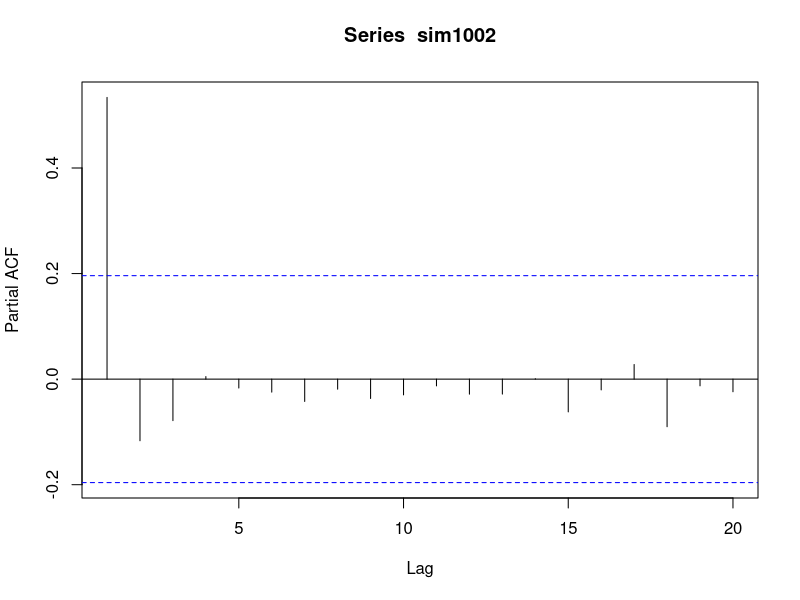
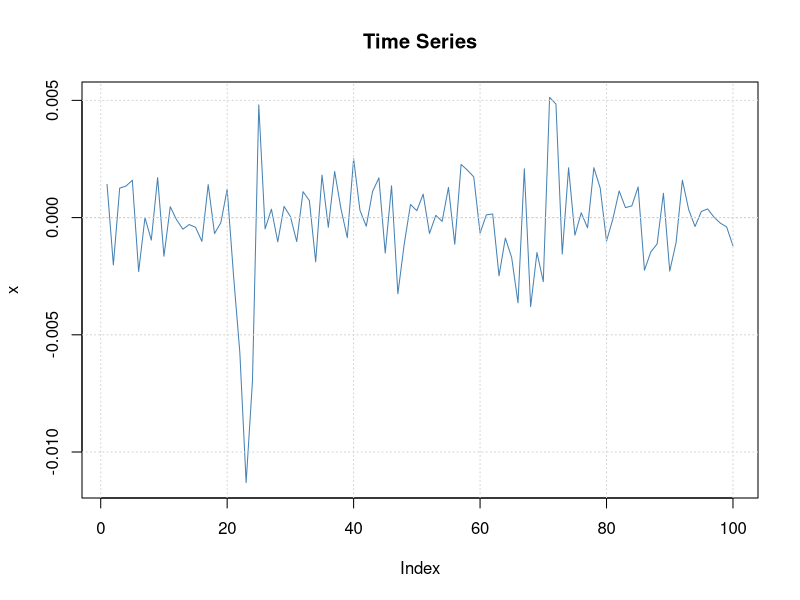
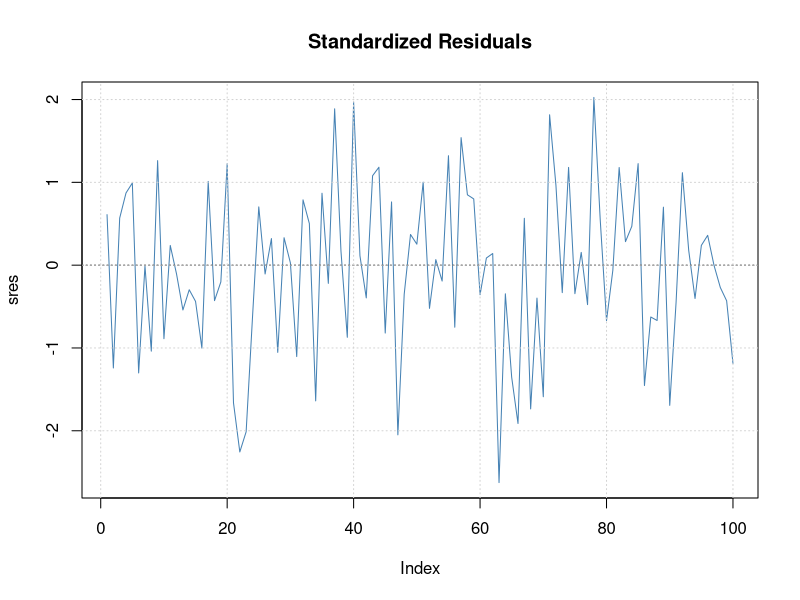
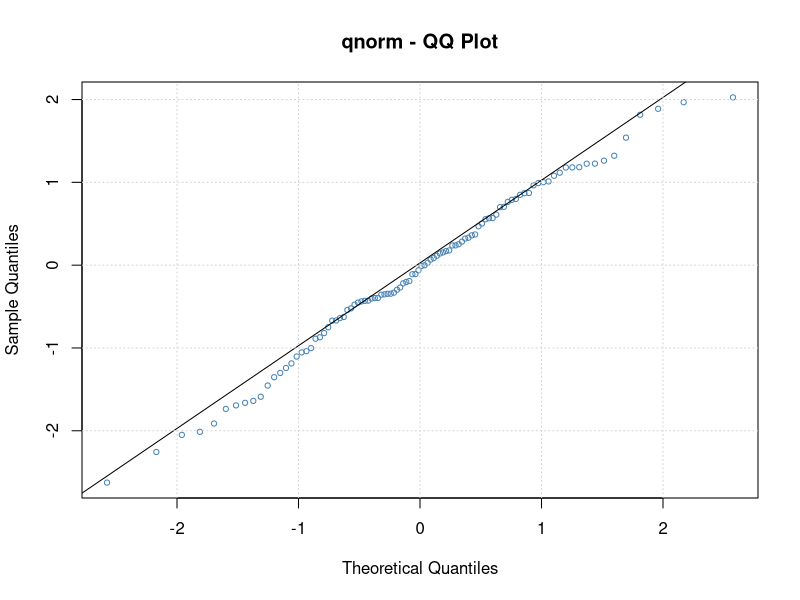
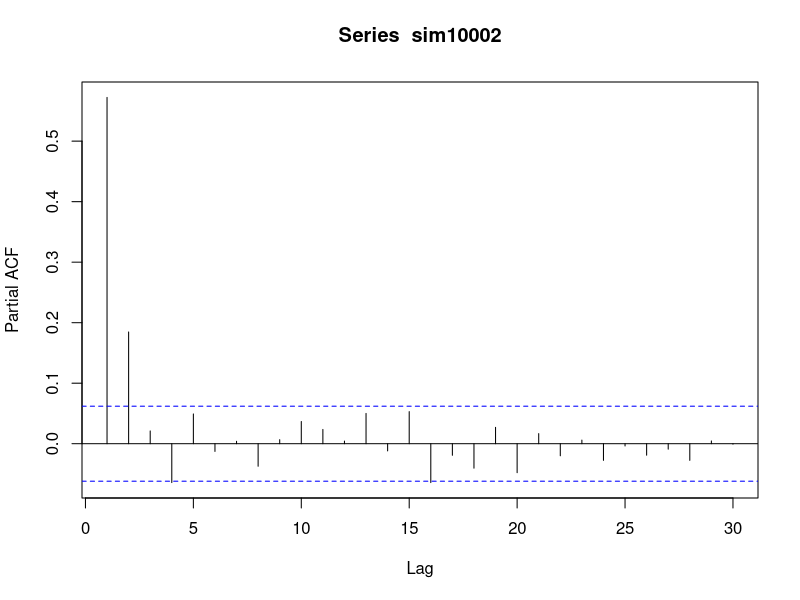
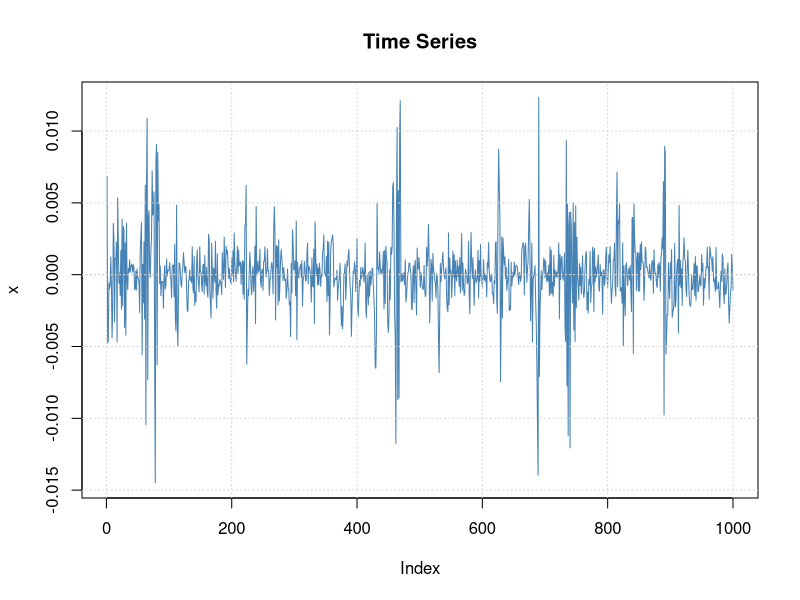
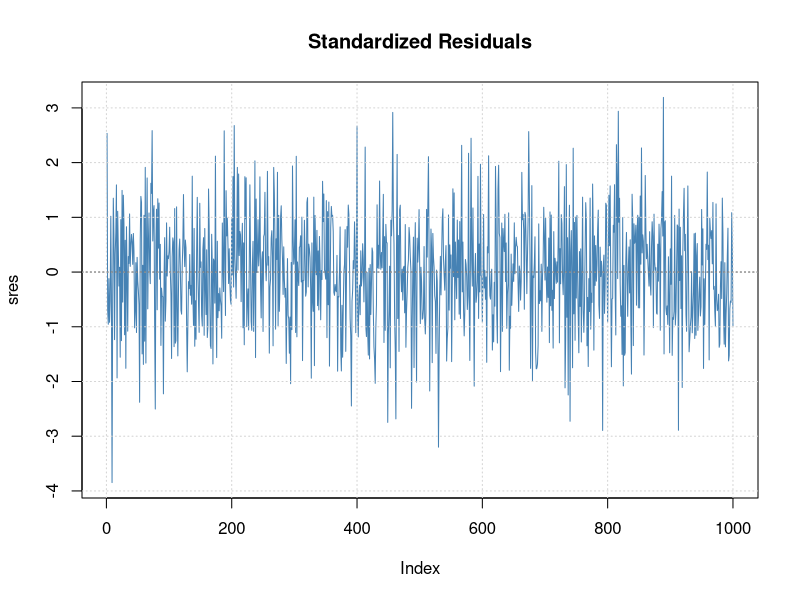
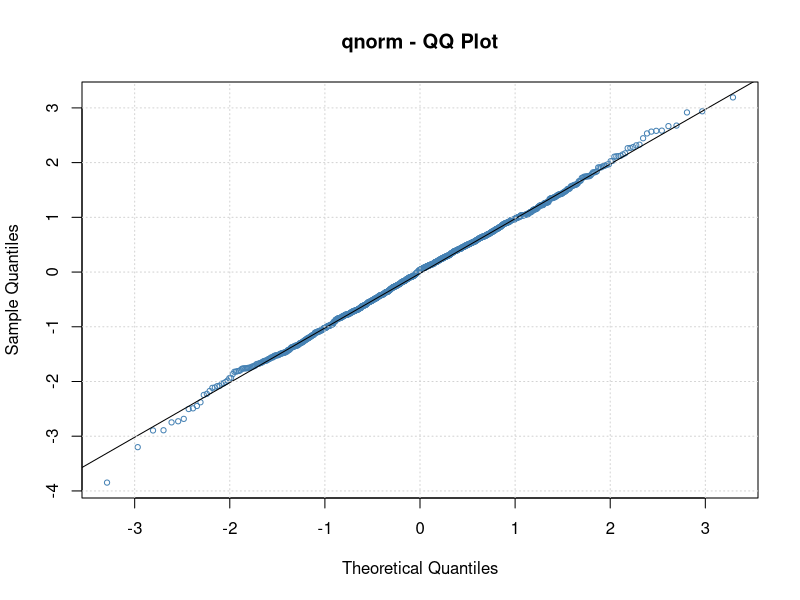

Recreate these plots in R, in order.
# clear variables and close windows
rm(list = ls(all = TRUE))
graphics.off()

# install and load packages
if(!require("fGarch")){install.packages("fGarch")};  library(fGarch)
if(!require("grid")){install.packages("grid")};  library(grid)
if(!require("gridExtra")){install.packages("gridExtra")};  library(gridExtra)

#set seed
set.seed(123456)
#simulated ARCH(1) model with n=100 with alpha=0.9 
siml100<-garchSim(spec = garchSpec(model = list(alpha = 0.9, beta = 0)),100)
#plot PACF of squared Observations
sim1002<-siml100^2
pacf(sim1002)
#ARCH model estimation
model100 <- garchFit(~garch(1), data =siml100,cond.dist = "QMLE")
summary(model100)
#plot of Time Series
plot(model100,which = 1)
#plot of Standardized Residuals
plot(model100,which = 9)
#Quantile-Quantile Plot of Standardized Residuals
plot(model100,which = 13)

#now the same for n=1000
siml100<-garchSim(spec = garchSpec(model = list(alpha = 0.9, beta = 0)),1000)
#plot PACF of squared Observations
sim10002<-siml100^2
pacf(sim10002)
#ARCH model estimation
model1000 <- garchFit(~garch(1), data =siml100,cond.dist = "QMLE")
#plot of Time Series
plot(model1000,which = 1)
#plot of Standardized Residuals
plot(model1000,which = 9)
#Quantile-Quantile Plot of Standardized Residuals
plot(model1000,which = 13)

                                  
